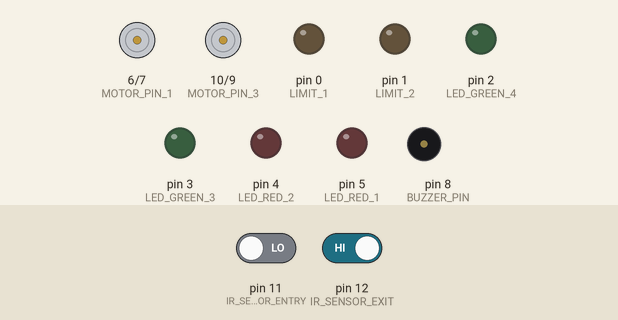
Recording of a sketch running on a simulated Arduino Uno, built with avr-gcc and run on an emulated ATmega328P. Parts: motor-driver pin pairs drawn as motors (green arrow = first pin HIGH = forward, orange = second pin HIGH = backward, longer = more drive), output pins drawn as LEDs (lit = HIGH), buzzer (waves = sounding, pin HIGH). The test bench sets the inputs (shaded band); at power-on: pin 11 (IR_SENSOR_ENTRY) LOW, pin 12 (IR_SENSOR_EXIT) HIGH.

Above: at 1.2 s.
1.3 s: pin 11 (IR_SENSOR_ENTRY) driven HIGH
At 1.9 s:
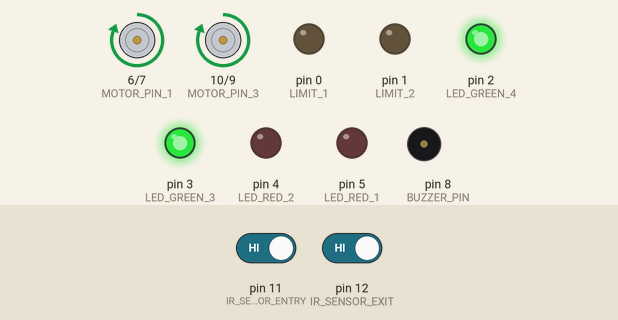
2.9 s: pin 11 (IR_SENSOR_ENTRY) driven LOW and pin 12 (IR_SENSOR_EXIT) driven LOW
At 4.3 s:
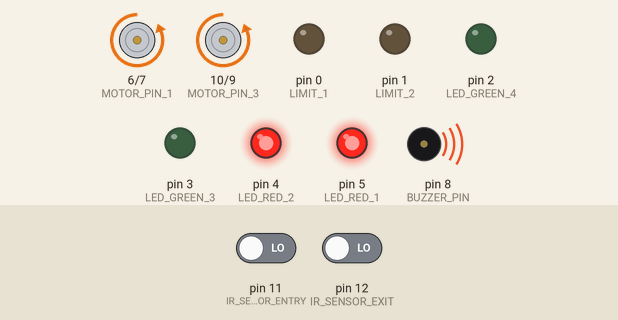
Timing chart, 0 to 5.9 s (numbered marks = the images above; inputs shaded):
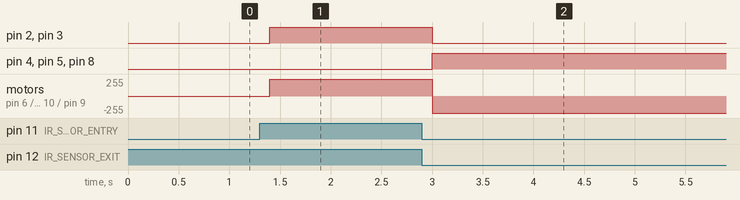

Measured:
- after the input at 1.3 s, pin 2 (LED_GREEN_4), pin 3 (LED_GREEN_3): LOW → HIGH after 0.10 s; motor on pin 6 (MOTOR_PIN_1) / pin 7 (MOTOR_PIN_2), motor on pin 10 (MOTOR_PIN_3) / pin 9 (MOTOR_PIN_4): stopped → forward 255/255 after 0.10 s
- after the input at 2.9 s, pin 2 (LED_GREEN_4), pin 3 (LED_GREEN_3): HIGH → LOW after 0.10 s; pin 4 (LED_RED_2), pin 5 (LED_RED_1), pin 8 (BUZZER_PIN): LOW → HIGH after 0.10 s; motor on pin 6 (MOTOR_PIN_1) / pin 7 (MOTOR_PIN_2), motor on pin 10 (MOTOR_PIN_3) / pin 9 (MOTOR_PIN_4): forward 255/255 → backward 255/255 after 0.10 s

The sketch:

Railway_Project.ino
```cpp
//  Define IR sensor pins
#define IR_SENSOR_ENTRY 11
#define IR_SENSOR_EXIT 12

// Define LED pins
#define LED_RED_1 5
#define LED_RED_2 4
#define LED_GREEN_3 3
#define LED_GREEN_4 2

// Define Buzzer pin
#define BUZZER_PIN 8

//L293D
//Motor A
#define MOTOR_PIN_1 6  // Pin 14 of L293
#define MOTOR_PIN_2 7  // Pin 10 of L293
//Motor B
#define MOTOR_PIN_3 10 // Pin  7 of L293
#define MOTOR_PIN_4 9  // Pin  2 of L293

// Define Limit Switches Pin
#define LIMIT_1 0   // For bridge close
#define LIMIT_2 1   // For bridge open

// Variables for reading from IR sensors
int IRSensorExit;
int IRSensorEntry;

// Variables for reading from limit switches
int pos_close;    // For bridge close
int pos_open;     // For bridge open


void setup()
{
  pinMode(IR_SENSOR_ENTRY, INPUT);
  pinMode(IR_SENSOR_EXIT, INPUT);
  pinMode(LED_RED_1, OUTPUT);
  pinMode(LED_RED_2, OUTPUT);
  pinMode(LED_GREEN_3, OUTPUT);
  pinMode(LED_GREEN_4, OUTPUT);
  pinMode(BUZZER_PIN, OUTPUT);
  pinMode(MOTOR_PIN_1, OUTPUT);
  pinMode(MOTOR_PIN_2, OUTPUT);
  pinMode(MOTOR_PIN_3, OUTPUT);
  pinMode(MOTOR_PIN_4, OUTPUT);
  pinMode(LIMIT_1, OUTPUT);
  pinMode(LIMIT_2, OUTPUT);

}
void loop() {
  // Read the IR Sensors
  IRSensorEntry = digitalRead(IR_SENSOR_ENTRY);
  IRSensorExit = digitalRead(IR_SENSOR_EXIT);

  if (IRSensorEntry == HIGH)
  {
    // Turn red LEDs on, green LEDs off and buzzer on
    digitalWrite(LED_RED_1, LOW);
    digitalWrite(LED_RED_2, LOW);
    digitalWrite(LED_GREEN_3, HIGH);
    digitalWrite(LED_GREEN_4, HIGH);
    digitalWrite(BUZZER_PIN, LOW);

    // Close the bridge
    pos_close = digitalRead(LIMIT_1);
    if (pos_close == LOW){
      digitalWrite(MOTOR_PIN_1, HIGH);
      digitalWrite(MOTOR_PIN_2, LOW);
      digitalWrite(MOTOR_PIN_3, HIGH);
      digitalWrite(MOTOR_PIN_4, LOW);

    }else if (pos_close == HIGH){
      digitalWrite(MOTOR_PIN_1, LOW);
      digitalWrite(MOTOR_PIN_2, LOW);
      digitalWrite(MOTOR_PIN_3, LOW);
      digitalWrite(MOTOR_PIN_4, LOW);

    }

  }
  else if (IRSensorExit == LOW && IRSensorEntry == LOW)
  {

    // Open the bridge
    pos_open = digitalRead(LIMIT_2);
    if (pos_open == LOW){
      digitalWrite(MOTOR_PIN_1, LOW);
      digitalWrite(MOTOR_PIN_2, HIGH);
      digitalWrite(MOTOR_PIN_3, LOW);
      digitalWrite(MOTOR_PIN_4, HIGH);

    }else if (pos_open == HIGH){
      digitalWrite(MOTOR_PIN_1, LOW);
      digitalWrite(MOTOR_PIN_2, LOW);
      digitalWrite(MOTOR_PIN_3, LOW);
      digitalWrite(MOTOR_PIN_4, LOW);

    }

    // Turn red LEDs off, green LEDs on and buzzer off
    digitalWrite(LED_RED_1, HIGH);
    digitalWrite(LED_RED_2, HIGH);
    digitalWrite(LED_GREEN_3, LOW);
    digitalWrite(LED_GREEN_4, LOW);
    digitalWrite(BUZZER_PIN, HIGH);

  }
  delay(200);
}
```
